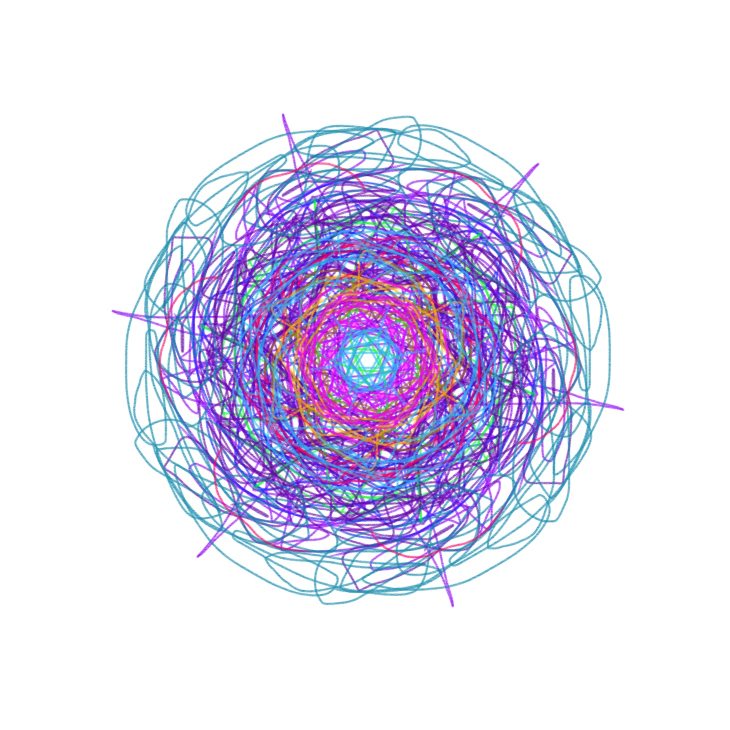
#> input picture Image.png, 1459 x 1459 px (shown at 1/2 size)
$ python main.py   (older library calls are emulated)
#> lines starting #> are read from the running program, lines starting #| are printed output that depends on the picture
import matplotlib.pyplot as plt
import matplotlib.image as mpimg
from PIL import Image
import numpy as np
import turtle as tt

# dictionary containing the first order hilbert curves
base_shape = {'u': [np.array([0, 1]), np.array([1, 0]), np.array([0, -1])],
              'd': [np.array([0, -1]), np.array([-1, 0]), np.array([0, 1])],
              'r': [np.array([1, 0]), np.array([0, 1]), np.array([-1, 0])],
              'l': [np.array([-1, 0]), np.array([0, -1]), np.array([1, 0])]}


def hilbert_curve(order, orientation):
    """
    Recursively creates the structure for a hilbert curve of given order
    """
    if order > 1:
        if orientation == 'u':
            return hilbert_curve(order - 1, 'r') + [np.array([0, 1])] + \
                   hilbert_curve(order - 1, 'u') + [np.array([1, 0])] + \
                   hilbert_curve(order - 1, 'u') + [np.array([0, -1])] + \
                   hilbert_curve(order - 1, 'l')
        elif orientation == 'd':
            return hilbert_curve(order - 1, 'l') + [np.array([0, -1])] + \
                   hilbert_curve(order - 1, 'd') + [np.array([-1, 0])] + \
                   hilbert_curve(order - 1, 'd') + [np.array([0, 1])] + \
                   hilbert_curve(order - 1, 'r')
        elif orientation == 'r':
            return hilbert_curve(order - 1, 'u') + [np.array([1, 0])] + \
                   hilbert_curve(order - 1, 'r') + [np.array([0, 1])] + \
                   hilbert_curve(order - 1, 'r') + [np.array([-1, 0])] + \
                   hilbert_curve(order - 1, 'd')
        else:
            return hilbert_curve(order - 1, 'd') + [np.array([-1, 0])] + \
                   hilbert_curve(order - 1, 'l') + [np.array([0, -1])] + \
                   hilbert_curve(order - 1, 'l') + [np.array([1, 0])] + \
                   hilbert_curve(order - 1, 'u')
    else:
        return base_shape[orientation]


# test the functions
if __name__ == '__main__':
    img = Image.open('Image.png')
#> img is the input picture: PIL image 1459x1459 RGB; mean R, G, B 225.1, 221.7, 240.9

    order = 5
    curve = hilbert_curve(order, 'u')
    curve = np.array(curve) #* 4
    cumulative_curve = np.array([np.sum(curve[:i], 0) for i in range(len(curve)+1)])

    # Plot the image
    img.thumbnail((30, 30), Image.ANTIALIAS)  # resizes image in-place
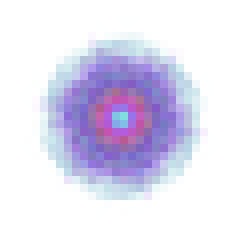
#> img: PIL image 30x30 RGB (shown 8 times larger); mean R, G, B 225, 221.6, 240.8
    plt.imshow(img)

    # plot curve using plt
    plt.plot(cumulative_curve[:, 0], cumulative_curve[:, 1])
    plt.savefig("output.png")
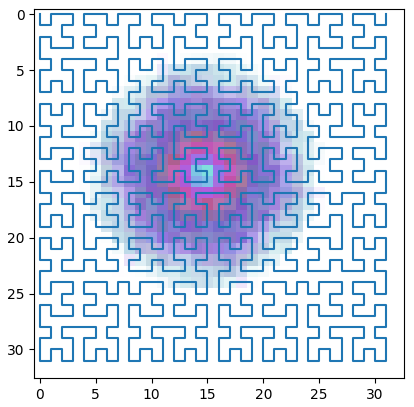
#> figure drawn by matplotlib, 1 panel

    # [9 lines of commented-out code are left out]
